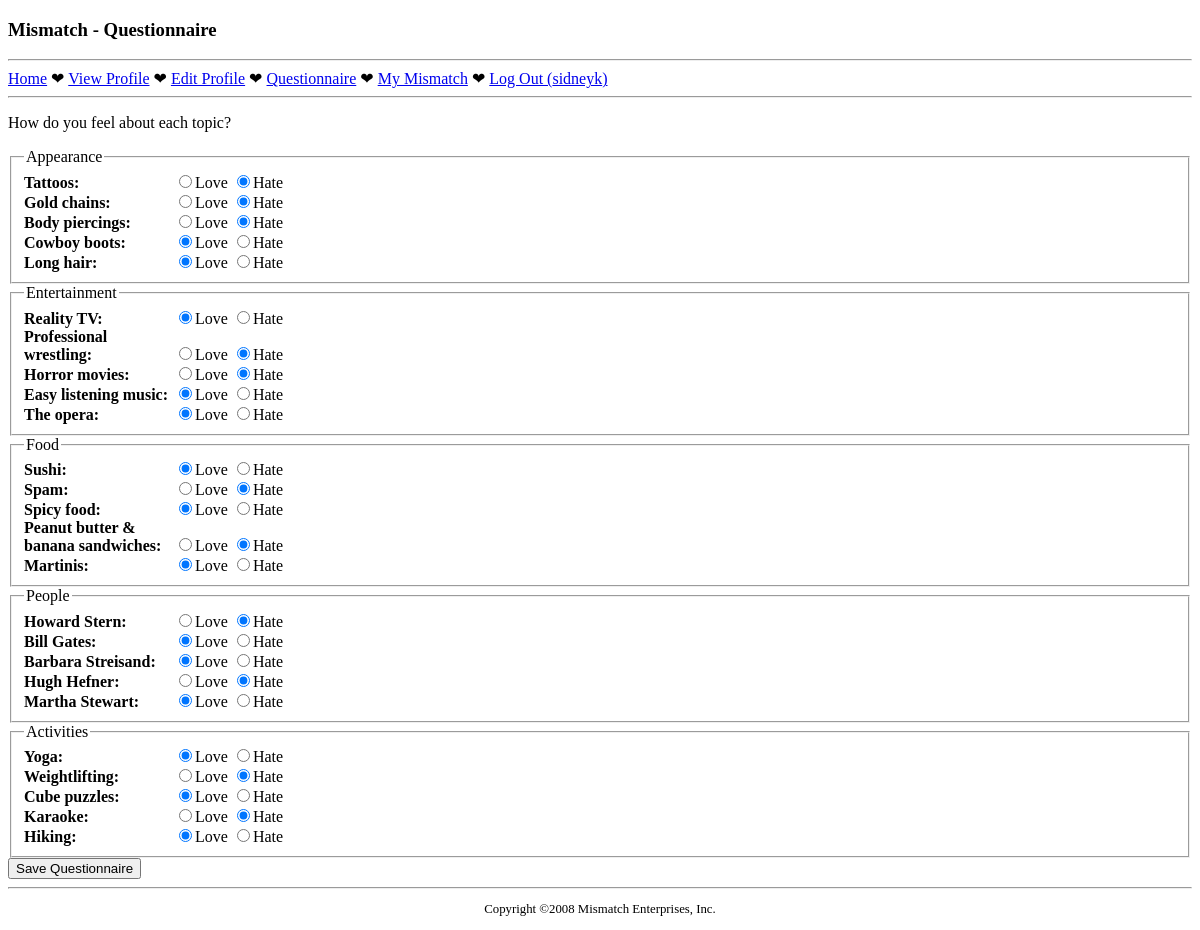
Screenshot of /mismatch/questionnaire.php (signed in) with the database file from the repository.
### tables this page shows
CREATE TABLE IF NOT EXISTS `mismatch_category` (
  `category_id` INT AUTO_INCREMENT,
  `name` VARCHAR(48),
  PRIMARY KEY (`category_id`)
);

CREATE TABLE IF NOT EXISTS `mismatch_response` (
  `response_id` INT AUTO_INCREMENT,
  `user_id` INT,
  `topic_id` INT,
  `response` TINYINT,
  PRIMARY KEY (`response_id`)
);

CREATE TABLE IF NOT EXISTS `mismatch_topic` (
  `topic_id` INT AUTO_INCREMENT,
  `name` VARCHAR(48),
  `category_id` INT,
  PRIMARY KEY (`topic_id`)
);

### mismatch/questionnaire.php (the view, shortened to what this page needs)
<?php
  require_once('header.php');
  require_once('navmenu.php');
  $dbc = mysqli_connect(DB_HOST, DB_USER, DB_PASSWORD, DB_NAME);
  $query = "SELECT mr.response_id, mr.topic_id, mr.response, mt.name AS topic_name, mc.name AS category_name " .
    "FROM mismatch_response AS mr " .
    "INNER JOIN mismatch_topic AS mt USING (topic_id) " .
    "INNER JOIN mismatch_category AS mc USING (category_id) " .
    "WHERE mr.user_id = '" . $_SESSION['user_id'] . "'";
  $data = mysqli_query($dbc, $query);
  $responses = array();
  while ($row = mysqli_fetch_array($data)) {
    array_push($responses, $row);
  }
  echo '<form method="post" action="' . $_SERVER['PHP_SELF'] . '">';
  echo '<p>How do you feel about each topic?</p>';
  $category = $responses[0]['category_name'];
  echo '<fieldset><legend>' . $responses[0]['category_name'] . '</legend>';
  foreach ($responses as $response) {
    if ($category != $response['category_name']) {
      $category = $response['category_name'];
      echo '</fieldset><fieldset><legend>' . $response['category_name'] . '</legend>';
    }
    echo '<label ' . ($response['response'] == NULL ? 'class="error"' : '') . ' for="' . $response['response_id'] . '">' . $response['topic_name'] . ':</label>';
    echo '<input type="radio" id="' . $response['response_id'] . '" name="' . $response['response_id'] . '" value="1" ' . ($response['response'] == 1 ? 'checked="checked"' : '') . ' />Love ';
    echo '<input type="radio" id="' . $response['response_id'] . '" name="' . $response['response_id'] . '" value="2" ' . ($response['response'] == 2 ? 'checked="checked"' : '') . ' />Hate<br />';
  }
  echo '</fieldset>';
  echo '<input type="submit" value="Save Questionnaire" name="submit" />';
  echo '</form>';
  require_once('footer.php');
?>

### mismatch/style.css (style rules this page uses)
form label { display: inline-block; width: 150px; font-weight: bold; }

### rows the page displays
mismatch_category: name "Appearance"
mismatch_response: topic.name "Tattoos", response "☐ Tattoos:", response "☑"
mismatch_response: topic.name "Gold chains", response "☐ Gold chains:", response "☑"
mismatch_response: topic.name "Body piercings", response "☐ Body piercings:", response "☑"
mismatch_response: topic.name "Cowboy boots", response "☑ Cowboy boots:"
mismatch_response: topic.name "Long hair", response "☑ Long hair:"
mismatch_response: mismatch_category.name "Entertainment", topic.name "Reality TV", response "☑ Reality TV:"
mismatch_response: topic.name "Professional wrestling", response "☐ Professional wrestling:", response "☑"
mismatch_response: topic.name "Horror movies", response "☐ Horror movies:", response "☑"
mismatch_response: topic.name "Easy listening music", response "☑ Easy listening music:"
mismatch_response: topic.name "The opera", response "☑ The opera:"
mismatch_response: mismatch_category.name "Food", topic.name "Sushi", response "☑ Sushi:"
mismatch_response: topic.name "Spam", response "☐ Spam:", response "☑"
mismatch_response: topic.name "Spicy food", response "☑ Spicy food:"
mismatch_response: topic.name "Peanut butter & banana sandwiches", response "☐ Peanut butter & banana sandwic", response "☑"
mismatch_response: topic.name "Martinis", response "☑ Martinis:"
mismatch_response: mismatch_category.name "People", topic.name "Howard Stern", response "☐ Howard Stern:", response "☑"
mismatch_response: topic.name "Bill Gates", response "☑ Bill Gates:"
mismatch_response: topic.name "Barbara Streisand", response "☑ Barbara Streisand:"
mismatch_response: topic.name "Hugh Hefner", response "☐ Hugh Hefner:", response "☑"
mismatch_response: topic.name "Martha Stewart", response "☑ Martha Stewart:"
mismatch_response: mismatch_category.name "Activities", topic.name "Yoga", response "☑ Yoga:"
mismatch_response: topic.name "Weightlifting", response "☐ Weightlifting:", response "☑"
mismatch_response: topic.name "Cube puzzles", response "☑ Cube puzzles:"
mismatch_response: topic.name "Karaoke", response "☐ Karaoke:", response "☑"
mismatch_response: topic.name "Hiking", response "☑ Hiking:"

### other values shown
$page_title "Questionnaire"
$_SESSION['username'] "sidneyk"
